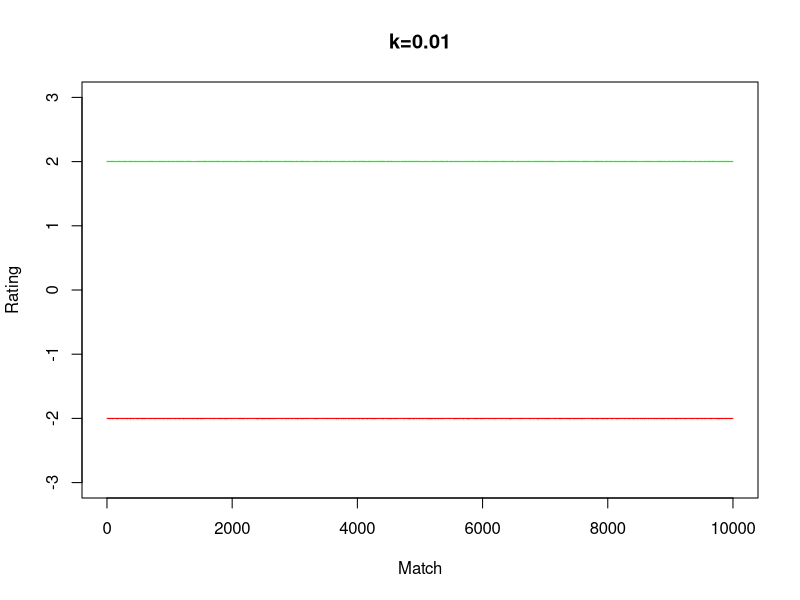
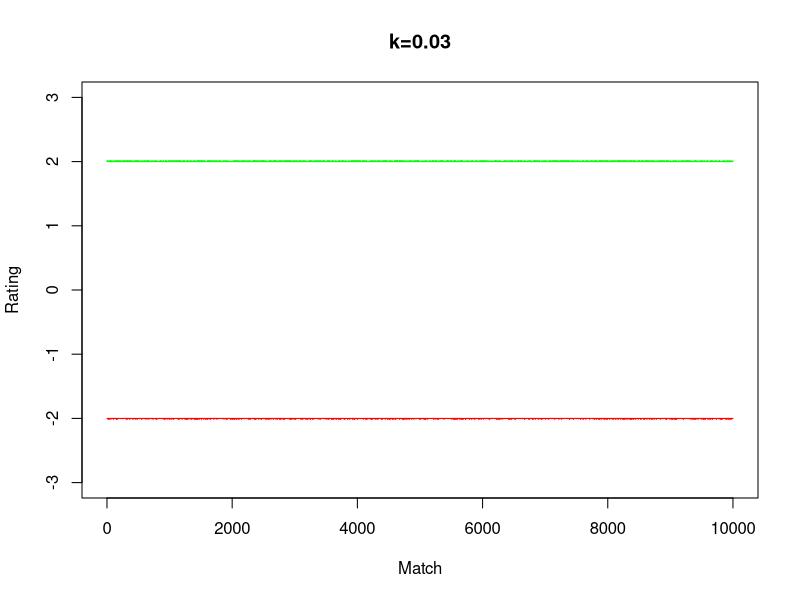
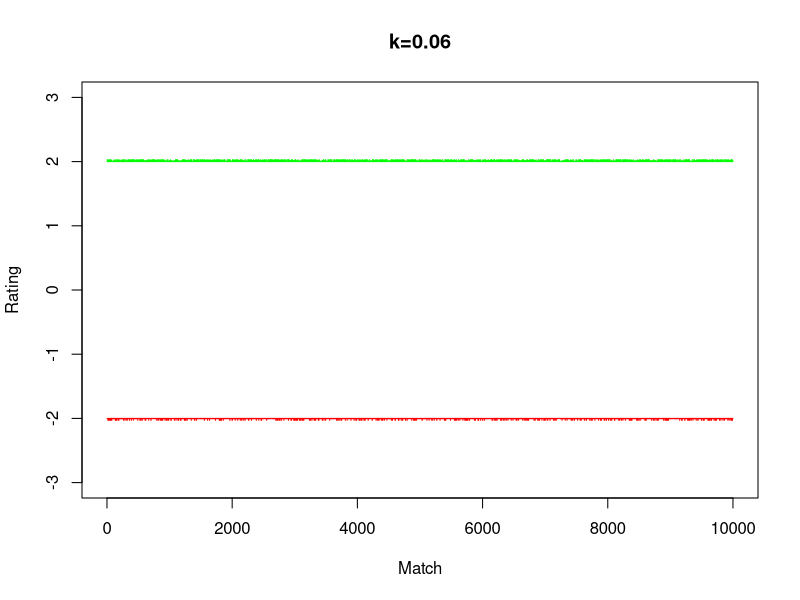
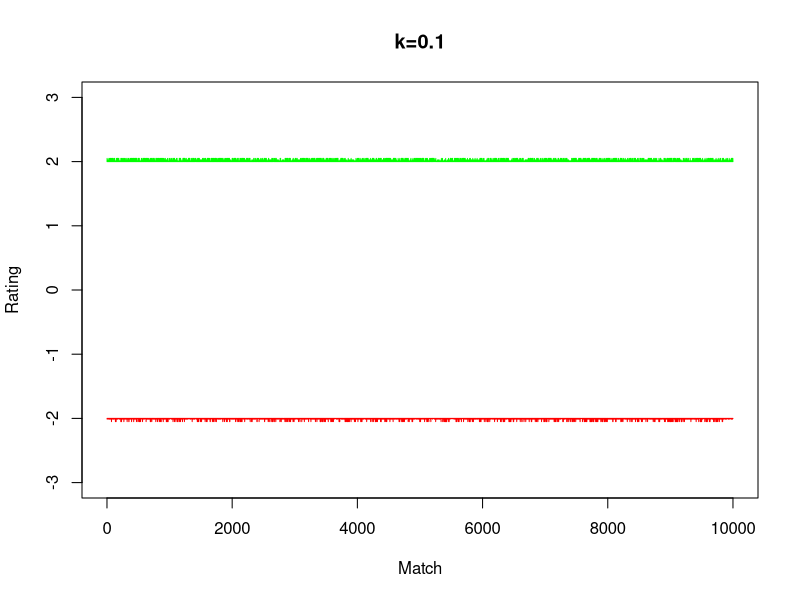
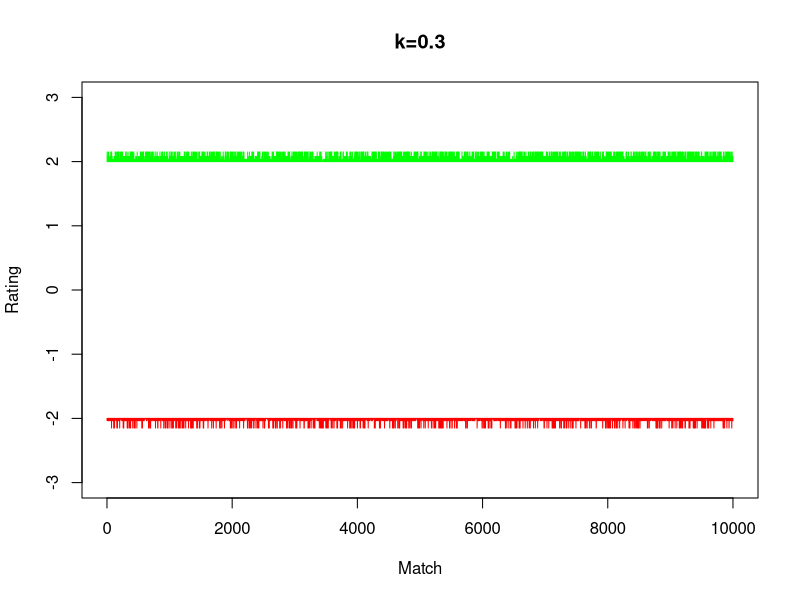
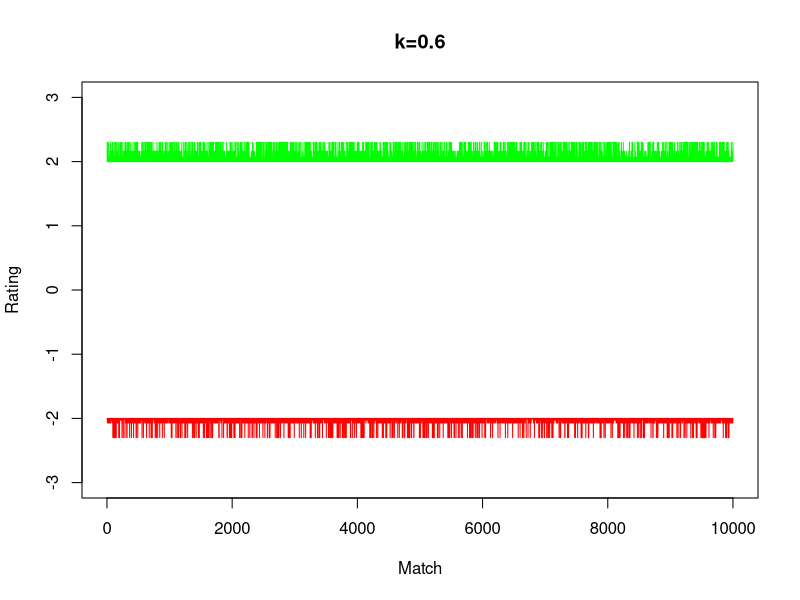
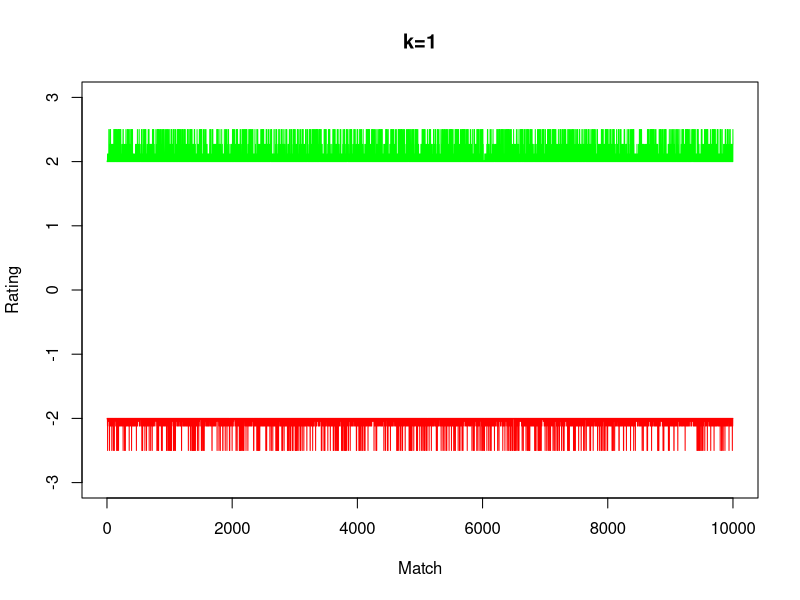
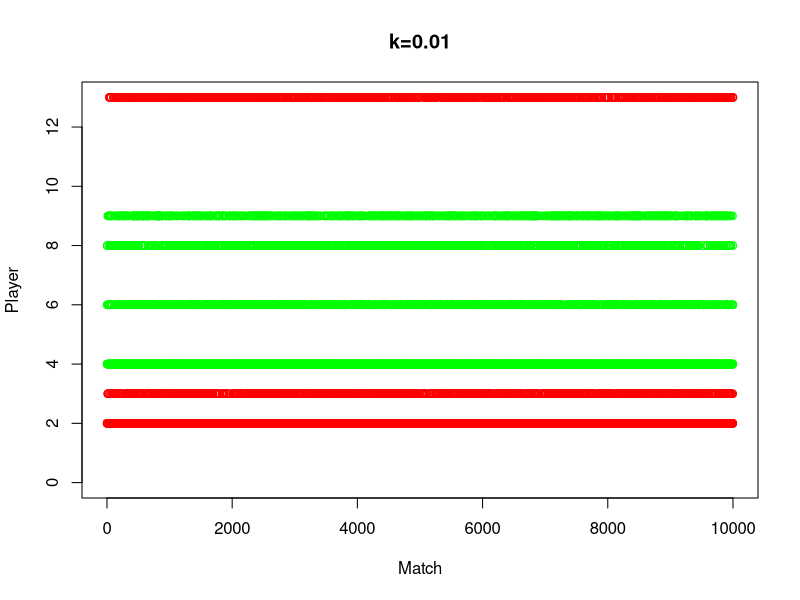

Write R code to recreate these figures, in order.
## ---- chunk 1
# starting bankroll
sbr <- 1000
# bet amount
b <- 100
# max iterations
n <- 5000
# probability of winning a hand
p <- 0.5

## ---- chunk 2
gamble <- function(br=sbr, b=b, n=n, p=p) {
  i <- 0
  while(br > 0 & i < n){
    wl <- sample(c(1, -1), size=1, prob = c(p, 1-p))   # win/loss outcome
    br <- br + wl*b
    i <- i+1
  }
  if(i >= n) busted <- FALSE
  else busted <- TRUE
  return(busted)
}
## ---- chunk 3
# run the gamble function a large number of times and find probability
p.b.100 <- sum(replicate(1000,gamble(sbr,b,100, 0.5)))/1000
p.b.100
## ---- chunk 4
# run the gamble function a large number of times and find probability
p.b.500 <- sum(replicate(1000,gamble(sbr,b,500, 0.5)))/1000
p.b.500
## ---- chunk 5
gamble.hands <- function(br=sbr, b=b, n=n, p=p) {
  i <- 0
  while(br > 0 & i < n){
    wl <- sample(c(1, -1), size=1, prob = c(p, 1-p))   # win/loss outcome
    br <- br + wl*b
    i <- i+1
  }
  return(i)
}
# run the gamble.hands function a large number of times and take the mean
v1c <- replicate(1000,gamble.hands(sbr,b, 5000, 0.5))
mean(v1c)

v1c <- replicate(1,gamble.hands(sbr,b, 5000, 0.5))
mean(v1c)

v1c <- replicate(10,gamble.hands(sbr,b, 5000, 0.5))
mean(v1c)

v1c <- replicate(3000,gamble.hands(sbr,b, 5000, 0.5))
mean(v1c)

## ---- chunk 6
gamble.br <- function(br=sbr, b=b, n=n, p=p) {
  i <- 0
  while(br > 0 & i < n){
    wl <- sample(c(1, -1), size=1, prob = c(p, 1-p))   # win/loss outcome
    br <- br + wl*b
    i <- i+1
  }
  return(br)
}
# run the gamble.br function a large number of times and take the mean and variance
v1d <- replicate(1000,gamble.br(sbr,b, 100, 0.5))
mean(v1d)
var(v1d)
## ---- chunk 7
# run the gamble.br function a large number of times and take the mean and variance
v1e <- replicate(1000,gamble.br(sbr,b, 500, 0.5))
mean(v1e)
var(v1e)
## ---- chunk 8
# run the gamble function a large number of times and find probability
p.b.100 <- sum(replicate(1000,gamble(sbr,b,100, 18/38)))/1000
p.b.100
## ---- chunk 9
# run the gamble function a large number of times and find probability
p.b.500 <- sum(replicate(1000,gamble(sbr,b,500, 18/38)))/1000
p.b.500
## ---- chunk 10
# run the gamble.hands function a large number of times and take the mean
v2c <- replicate(1000,gamble.hands(sbr,b, 5000, 18/38))
mean(v2c)
## ---- chunk 11
# run the gamble.br function a large number of times and take the mean and variance
v2d <- replicate(1000,gamble.br(sbr,b, 100, 18/38))
mean(v2d)
var(v2d)
## ---- chunk 12
# run the gamble.br function a large number of times and take the mean and variance
v2e <- replicate(1000,gamble.br(sbr,b, 500, 18/38))
mean(v2e)
var(v2e)
## ---- chunk 13
bootstrap <- function(v) {
  newv <- v - mean(v) + sbr
  n <- 1000
  bstrap <- double(n)
  for (i in 1:n) {
    newsample <- sample(newv,length(v),replace = T)
    bstrap[i] <- mean(newsample)
  }
  return(bstrap)
}
var(bootstrap(v1d))
var(bootstrap(v1e))
var(bootstrap(v2d))
var(bootstrap(v2e))
## ---- chunk 14
# true vector of ratings
tv <- integer(13)
for (i in 1:13) {
  tv[i] <- sample(seq(-2,2),1)
}
tv

# vector of current ratings
cv <- tv

# matrix of ratings over time
rm <- matrix(NA, nrow = 13, ncol = 10000)
rm[,1] <- cv
## ---- chunk 15
game <- function(i, j, tv) {
  p.i <- 1/(1+exp(tv[j]-tv[i]))    # probability that player i will win
  i.win <- rbinom(1,1,p.i)           # return 1 if i wins, 0 if j wins
  return(i.win)
}
## ---- chunk 16
rating.update <- function(i, j, k, tv, cv) {
  i.win <- game(i, j, tv)
  p.i <- 1/(1+exp(tv[j]-tv[i]))
  if(i.win==1) {
    cv[i] <- cv[i] + k*(1-p.i)
    cv[j] <- cv[j] - k*(1-p.i)
  }
  else {
    cv[i] <- cv[i] - k*p.i
    cv[j] <- cv[j] + k*p.i
  }
  return(cv)
}
## ---- chunk 17
random.match <- function(k, tv, cv) {
  # select 2 players to be matched against each other
  players <- sample(1:length(tv),2,replace = FALSE)
  # run the rating.update function
  cv <- rating.update(players[1], players[2], k, tv, cv)
  return(cv)
}
## ---- chunk 18
tournament <- function(n=10000, k, tv, cv){
  rm <- matrix(NA, nrow = 13, ncol = 10000)
  rm[,1] <- cv
  for (iter in 2:n) {
    rm[,iter] <- random.match(k, tv, cv)
  }
  return(rm)
}
## ---- chunk 19
rm <- tournament(n=10000, k=0.01, tv, cv)

# create a matrix tracking the best rating over time
best.p <- apply(rm, 2, max)
# create a matrix tracking the worst rating over time
worst.p <- apply(rm, 2, min)

plot(best.p,ty="l",col="green",main="k=0.01",ylab="Rating",xlab="Match",ylim=c(-3,3))
lines(worst.p, col="red")
## ---- chunk 20
rm <- tournament(n=10000, k=0.03, tv, cv)
best.p <- apply(rm, 2, max)
worst.p <- apply(rm, 2, min)
plot(best.p,ty="l", col="green", main="k=0.03",ylab="Rating",xlab="Match",ylim=c(-3,3))
lines(worst.p, col="red")

rm <- tournament(n=10000, k=0.06, tv, cv)
best.p <- apply(rm, 2, max)
worst.p <- apply(rm, 2, min)
plot(best.p,ty="l", col="green", main="k=0.06",ylab="Rating",xlab="Match",ylim=c(-3,3))
lines(worst.p, col="red")

rm <- tournament(n=10000, k=0.1, tv, cv)
best.p <- apply(rm, 2, max)
worst.p <- apply(rm, 2, min)
plot(best.p,ty="l", col="green", main="k=0.1",ylab="Rating",xlab="Match",ylim=c(-3,3))
lines(worst.p, col="red")

rm <- tournament(n=10000, k=0.3, tv, cv)
best.p <- apply(rm, 2, max)
worst.p <- apply(rm, 2, min)
plot(best.p,ty="l", col="green", main="k=0.3",ylab="Rating",xlab="Match",ylim=c(-3,3))
lines(worst.p, col="red")

rm <- tournament(n=10000, k=0.6, tv, cv)
best.p <- apply(rm, 2, max)
worst.p <- apply(rm, 2, min)
plot(best.p,ty="l", col="green", main="k=0.6",ylab="Rating",xlab="Match",ylim=c(-3,3))
lines(worst.p, col="red")

rm <- tournament(n=10000, k=1, tv, cv)
best.p <- apply(rm, 2, max)
worst.p <- apply(rm, 2, min)
plot(best.p,ty="l", col="green", main="k=1",ylab="Rating",xlab="Match",ylim=c(-3,3))
lines(worst.p, col="red")
## ---- chunk 21
rm <- tournament(n=10000, k=0.01, tv, cv)
best.p <- apply(rm, 2, which.max)
worst.p <- apply(rm, 2, which.min)
plot(best.p,ty="p", col="green", main="k=0.01",ylab="Player",xlab="Match",ylim=c(0,13))
points(worst.p, col="red")
